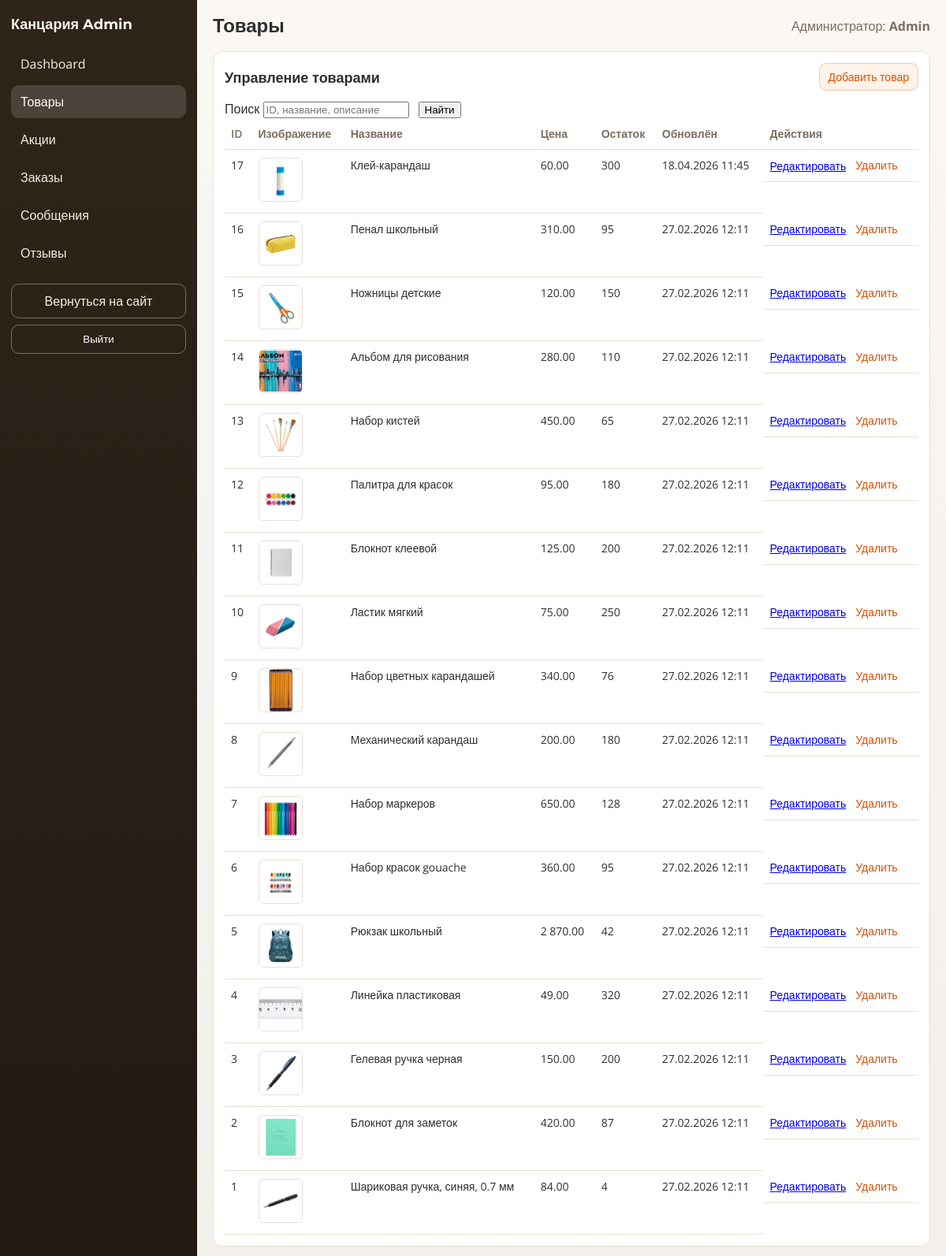
Screenshot of /admin/products.php (signed in) with the database file from the repository.
### tables this page shows
CREATE TABLE `users` (
    `id` int(10) UNSIGNED NOT NULL,
    `role_id` int(10) UNSIGNED NOT NULL,
    `name` varchar(100) NOT NULL,
    `email` varchar(150) NOT NULL,
    `password_hash` varchar(255) NOT NULL,
    `phone` varchar(20) DEFAULT NULL,
    `is_verified` tinyint(1) NOT NULL DEFAULT '0',
    `email_verified_at` datetime DEFAULT NULL,
    `created_at` timestamp NULL DEFAULT CURRENT_TIMESTAMP,
    `updated_at` timestamp NULL DEFAULT CURRENT_TIMESTAMP ON UPDATE CURRENT_TIMESTAMP
);

CREATE TABLE `products` (
    `id` int(10) UNSIGNED NOT NULL,
    `category_id` int(10) UNSIGNED NOT NULL,
    `name` varchar(200) NOT NULL,
    `description` text,
    `price` decimal(10, 2) NOT NULL,
    `stock_quantity` int(10) UNSIGNED DEFAULT '0',
    `pickup_available` tinyint(1) DEFAULT NULL,
    `rating` decimal(2, 1) DEFAULT '0.0',
    `is_active` tinyint(1) DEFAULT '1',
    `created_at` timestamp NULL DEFAULT CURRENT_TIMESTAMP,
    `updated_at` timestamp NULL DEFAULT CURRENT_TIMESTAMP ON UPDATE CURRENT_TIMESTAMP
);

### admin/includes/bootstrap.php (called while the page is built, shortened)
<?php
function admin_e($value): string
{
    return htmlspecialchars((string)$value, ENT_QUOTES, 'UTF-8');
}
function admin_safe_int($value, int $default = 0): int
{
    return is_numeric($value) ? (int)$value : $default;
}

### admin/includes/auth.php (called while the page is built, shortened)
<?php
require_once __DIR__ . '/bootstrap.php';
function admin_current_user(): ?array
{
    global $pdo;
    $sessionAdminId = admin_safe_int($_SESSION['admin_user_id'] ?? 0);
    try {
        $stmt = $pdo->prepare(
            'SELECT u.id, u.name, u.email
             FROM users u
             INNER JOIN roles r ON r.id = u.role_id
             WHERE u.id = ? AND r.name = ? LIMIT 1'
        );
        $stmt->execute([$sessionAdminId, 'admin']);
        $user = $stmt->fetch();
        return is_array($user) ? $user : null;
    } catch (Throwable $e) {
        admin_log_error('admin_current_user', $e);
        return null;
    }
}
function admin_require_auth(): array
{
    $user = admin_current_user();
    return $user;
}

### admin/products.php (the view, shortened to what this page needs)
<?php
require_once __DIR__ . '/includes/layout.php';
global $pdo;
$products = [];
$search = trim((string)($_GET['q'] ?? ''));
try {
    $sql = 'SELECT p.id, p.name, p.price, p.stock_quantity, p.updated_at,
                   (SELECT pi.image_path FROM product_images pi WHERE pi.product_id = p.id ORDER BY pi.id ASC LIMIT 1) AS image_path
            FROM products p';
    if ($search !== '') {
        $searchLike = '%' . $search . '%';
        $searchId = ctype_digit($search) ? (int)$search : 0;
        $stmt = $pdo->prepare($sql . ' WHERE p.id = ? OR p.name LIKE ? OR p.description LIKE ? ORDER BY p.id DESC');
        $stmt->execute([$searchId, $searchLike, $searchLike]);
    } else {
        $stmt = $pdo->query($sql . ' ORDER BY p.id DESC');
    }
    $products = $stmt->fetchAll() ?: [];
} catch (Throwable $e) {
    admin_log_error('products_list', $e);
    admin_set_flash('error', 'Не удалось загрузить список товаров.');
}
admin_render_header('Товары', 'products');
?>
<section class="admin-table-wrap">
    <div class="admin-section-head">
        <h2>Управление товарами</h2>
        <a class="admin-link-btn" href="/admin/product_create.php">Добавить товар</a>
    </div>
    <form method="get" class="admin-form-inline">
        <label>
            Поиск
            <input type="text" name="q" value="<?php echo admin_e($search); ?>" placeholder="ID, название, описание">
        </label>
        <button type="submit">Найти</button>
    </form>
    <table class="admin-table">
        <thead>
            <tr>
                <th>ID</th>
                <th>Изображение</th>
                <th>Название</th>
                <th>Цена</th>
                <th>Остаток</th>
                <th>Обновлён</th>
                <th>Действия</th>
            </tr>
        </thead>
        <tbody>
            <?php if (!$products): ?>
                <tr>
                    <td colspan="7">Товары не найдены.</td>
                </tr>
            <?php else: ?>
                <?php foreach ($products as $product): ?>
                    <tr>
                        <td><?php echo admin_e((string)$product['id']); ?></td>
                        <td>
                            <?php if (!empty($product['image_path'])): ?>
                                <img class="admin-thumb" src="<?php echo admin_e((string)$product['image_path']); ?>" alt="" width="50">
                            <?php else: ?>
                                <span>—</span>
                            <?php endif; ?>
                        </td>
                        <td><?php echo admin_e((string)$product['name']); ?></td>
                        <td><?php echo admin_e(number_format((float)$product['price'], 2, '.', ' ')); ?></td>
                        <td><?php echo admin_e((string)$product['stock_quantity']); ?></td>
                        <td><?php echo admin_e(date('d.m.Y H:i', strtotime((string)$product['updated_at']))); ?></td>
                        <td class="admin-actions">
                            <a href="/admin/product_edit.php?id=<?php echo admin_e((string)$product['id']); ?>">Редактировать</a>
                            <form method="post" onsubmit="return confirm('Удалить товар и все связанные файлы?');" style="display:inline;">
                                <button type="submit" class="admin-text-btn danger">Удалить</button>
                            </form>
                        </td>
                    </tr>
                <?php endforeach; ?>
            <?php endif; ?>
        </tbody>
    </table>
</section>
<?php admin_render_footer(); ?>

### admin/includes/layout.php (shortened to what this page needs)
<?php
require_once __DIR__ . '/auth.php';
function admin_nav_items(): array
{
    return [
        'dashboard'  => ['label' => 'Dashboard', 'href' => '/admin/index.php'],
        'products'   => ['label' => 'Товары', 'href' => '/admin/products.php'],
        'promotions' => ['label' => 'Акции', 'href' => '/admin/promotions.php'],
        'orders'     => ['label' => 'Заказы', 'href' => '/admin/orders.php'],
        'messages'   => ['label' => 'Сообщения', 'href' => '/admin/messages.php'],
        'reviews'    => ['label' => 'Отзывы', 'href' => '/admin/reviews.php'],
    ];
}
function admin_render_header(string $title, string $active = ''): void
{
    $user = admin_require_auth();
    $nav = admin_nav_items();
?>
    <!DOCTYPE html>
    <html lang="ru">
    <head>
        <link rel="stylesheet" href="/admin/assets/css/admin-base.css">
        <link rel="stylesheet" href="/admin/assets/css/admin-layout.css">
        <link rel="stylesheet" href="/admin/assets/css/admin-components.css">
        <link rel="stylesheet" href="/admin/assets/css/admin-modules.css">
        <link rel="stylesheet" href="/admin/assets/css/admin-responsive.css">
    </head>
    <body class="admin-body">
        <div class="admin-shell">
            <aside class="admin-sidebar">
                <a class="admin-brand" href="/admin/index.php">Канцария <span>Admin</span></a>
                <nav class="admin-nav">
                    <?php foreach ($nav as $key => $item): ?>
                        <a class="admin-nav__item <?php echo $active === $key ? 'is-active' : ''; ?>"
                            href="<?php echo admin_e($item['href']); ?>">
                            <?php echo admin_e($item['label']); ?>
                        </a>
                    <?php endforeach; ?>
                </nav>
                <div class="admin-sidebar-footer">
                    <a class="admin-back-link" href="/index.php">Вернуться на сайт</a>
                    <form method="post" action="/admin/api/logout.php" class="admin-logout-form"
                        onsubmit="return confirm('Выйти из системы?');">
                        <button class="admin-logout-btn" type="submit">Выйти</button>
                    </form>
                </div>
            </aside>
            <main class="admin-main">
                <header class="admin-topbar">
                    <h1 class="admin-title"><?php echo admin_e($title); ?></h1>
                    <div class="admin-user">
                        <span class="admin-user__role">Администратор:</span>
                        <strong><?php echo admin_e($user['name'] ?? 'Admin'); ?></strong>
                    </div>
                </header>
                <div class="admin-content">
                <?php
}
function admin_render_footer(array $scripts = []): void
{
    ?>
                </div>
            </main>
        </div>
    </body>
    </html>
<?php
}

### admin/assets/css/admin-base.css (style rules this page uses)
:root { --bg: #f7f4f1; --panel: #ffffff; --line: #eadfd5; --text: #2e2e2e; --muted: #7c6d60; --brand: #d55204; --brand-soft: #fff2e8; --danger: #b42318; --success: #087443; --warning: #9a6700; }
* { box-sizing: border-box; }
body { margin: 0; font-family: "Open Sans", sans-serif; color: var(--text); background: linear-gradient(180deg, #fbf7f3 0%, #f7f4f1 36%, #f3efea 100%); }

### admin/assets/css/admin-layout.css (style rules this page uses)
.admin-shell { min-height: 100vh; display: grid; grid-template-columns: 250px minmax(0, 1fr); }
.admin-sidebar { background: linear-gradient(180deg, #2f241a 0%, #241a12 100%); color: #f9ece1; padding: 20px 14px; display: flex; flex-direction: column; gap: 18px; }
.admin-brand { color: #fff6ef; text-decoration: none; font-family: "Montserrat", sans-serif; font-weight: 700; font-size: 18px; }
.admin-nav { display: flex; flex-direction: column; gap: 6px; }
.admin-nav__item { display: block; border-radius: 10px; padding: 10px 12px; color: #f9ece1; text-decoration: none; transition: 0.18s ease; }
.admin-nav__item:hover, .admin-nav__item.is-active { background: rgba(255, 255, 255, 0.14); color: #fffaf5; }
.admin-logout-form { margin-top: 8px; }
.admin-logout-btn { width: 100%; border: 1px solid rgba(255, 255, 255, 0.34); background: transparent; color: #fff; border-radius: 10px; padding: 10px 12px; cursor: pointer; }
.admin-back-link { margin-top: auto; display: block; text-decoration: none; color: #f9ece1; border: 1px solid rgba(255, 255, 255, 0.34); border-radius: 10px; padding: 10px 12px; text-align: center; }
.admin-main { padding: 18px 20px 30px; }
.admin-topbar { display: flex; justify-content: space-between; align-items: center; margin-bottom: 18px; }
.admin-title { margin: 0; font-family: "Montserrat", sans-serif; font-size: 24px; }
.admin-user { color: var(--muted); }

### admin/assets/css/admin-components.css (style rules this page uses)
.admin-table-wrap, .admin-form-wrap { background: var(--panel); border: 1px solid var(--line); border-radius: 12px; padding: 14px; overflow: hidden; }
.admin-section-head { display: flex; justify-content: space-between; align-items: center; gap: 12px; margin-bottom: 12px; }
.admin-section-head h2 { margin: 0; font-size: 18px; }
.admin-link-btn { text-decoration: none; background: var(--brand-soft); border: 1px solid #f4c7a9; color: var(--brand); border-radius: 9px; padding: 7px 11px; font-size: 14px; }
.admin-table { width: 100%; border-collapse: collapse; }
.admin-table th, .admin-table td { border-bottom: 1px solid var(--line); text-align: left; padding: 10px 8px; font-size: 14px; vertical-align: top; }
.admin-table th { color: var(--muted); font-weight: 600; }
.admin-actions { display: flex; gap: 8px; align-items: center; flex-wrap: wrap; }
.admin-text-btn { border: none; background: none; color: var(--brand); padding: 2px 4px; cursor: pointer; font-size: 14px; }
.admin-thumb { width: 56px; height: 56px; object-fit: cover; border-radius: 6px; border: 1px solid var(--line); }

### admin/assets/css/admin-modules.css (style rules this page uses)
.admin-form-inline { display: flex; align-items: end; gap: 12px; flex-wrap: wrap; }

### rows the page displays
users: name "Admin"
products: id "17", shows a picture, name "Клей-карандаш", price "60.00", stock_quantity "300", updated_at "18.04.2026 11:45"
products: id "16", shows a picture, name "Пенал школьный", price "310.00", stock_quantity "95", updated_at "27.02.2026 12:11"
products: id "15", shows a picture, name "Ножницы детские", price "120.00", stock_quantity "150", updated_at "27.02.2026 12:11"
products: id "14", shows a picture, name "Альбом для рисования", price "280.00", stock_quantity "110", updated_at "27.02.2026 12:11"
products: id "13", shows a picture, name "Набор кистей", price "450.00", stock_quantity "65", updated_at "27.02.2026 12:11"
products: id "12", shows a picture, name "Палитра для красок", price "95.00", stock_quantity "180", updated_at "27.02.2026 12:11"
products: id "11", shows a picture, name "Блокнот клеевой", price "125.00", stock_quantity "200", updated_at "27.02.2026 12:11"
products: id "10", shows a picture, name "Ластик мягкий", price "75.00", stock_quantity "250", updated_at "27.02.2026 12:11"
products: id "9", shows a picture, name "Набор цветных карандашей", price "340.00", stock_quantity "76", updated_at "27.02.2026 12:11"
products: id "8", shows a picture, name "Механический карандаш", price "200.00", stock_quantity "180", updated_at "27.02.2026 12:11"
products: id "7", shows a picture, name "Набор маркеров", price "650.00", stock_quantity "128", updated_at "27.02.2026 12:11"
products: id "6", shows a picture, name "Набор красок gouache", price "360.00", stock_quantity "95", updated_at "27.02.2026 12:11"
products: id "5", shows a picture, name "Рюкзак школьный", price "2 870.00", stock_quantity "42", updated_at "27.02.2026 12:11"
products: id "4", shows a picture, name "Линейка пластиковая", price "49.00", stock_quantity "320", updated_at "27.02.2026 12:11"
products: id "3", shows a picture, name "Гелевая ручка черная", price "150.00", stock_quantity "200", updated_at "27.02.2026 12:11"
products: id "2", shows a picture, name "Блокнот для заметок", price "420.00", stock_quantity "87", updated_at "27.02.2026 12:11"
products: id "1", shows a picture, name "Шариковая ручка, синяя, 0.7 мм", price "84.00", stock_quantity "4", updated_at "27.02.2026 12:11"

### other values shown
admin_e($item['label']) "Dashboard"
admin_e($item['label']) "Товары"
admin_e($item['label']) "Акции"
admin_e($item['label']) "Заказы"
admin_e($item['label']) "Сообщения"
admin_e($item['label']) "Отзывы"
admin_e($title) "Товары"
